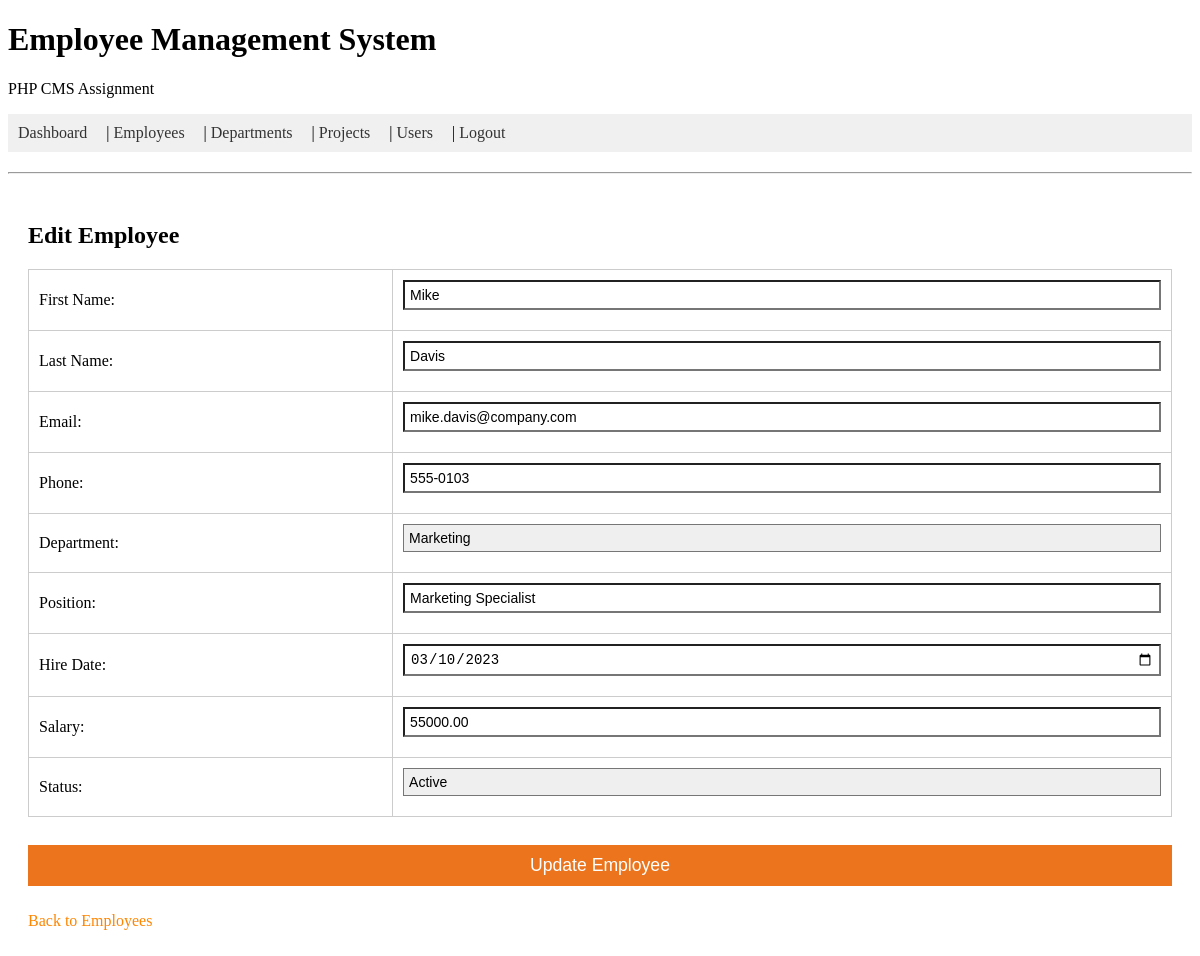
The app's page /admin/employees_edit.php?id=3 (signed in) with its own data.
### tables this page shows
CREATE TABLE `employees` (
  `id` int(11) NOT NULL,
  `first_name` varchar(100) NOT NULL,
  `last_name` varchar(100) NOT NULL,
  `email` varchar(100) DEFAULT NULL,
  `phone` varchar(20) DEFAULT NULL,
  `department` varchar(100) DEFAULT NULL,
  `position` varchar(100) DEFAULT NULL,
  `hire_date` date DEFAULT NULL,
  `salary` decimal(10,2) DEFAULT NULL,
  `photo` longtext,
  `status` enum('Active','Inactive','On Leave') DEFAULT 'Active',
  `date` timestamp NOT NULL DEFAULT CURRENT_TIMESTAMP,
  `clocked_in` tinyint(1) NOT NULL DEFAULT '0'
);

### admin/employees_edit.php (the view, shortened to what this page needs)
<?php
include( 'includes/database.php' );
$id = $_GET['id'];
$query = 'SELECT * FROM employees WHERE id = '.$id.' LIMIT 1';
$result = mysqli_query( $connect, $query );
if( mysqli_num_rows( $result ) )
{
  $record = mysqli_fetch_assoc( $result );
}
else
{
  set_message( 'Employee not found' );
  header( 'Location: employees.php' );
  die();
}
include( 'includes/header.php' );
?>
<h2>Edit Employee</h2>
<form method="post">
  <table>
    <tr>
      <td>First Name:</td>
      <td><input type="text" name="first_name" value="<?php echo $record['first_name']; ?>" required></td>
    </tr>
    <tr>
      <td>Last Name:</td>
      <td><input type="text" name="last_name" value="<?php echo $record['last_name']; ?>" required></td>
    </tr>
    <tr>
      <td>Email:</td>
      <td><input type="email" name="email" value="<?php echo $record['email']; ?>" required></td>
    </tr>
    <tr>
      <td>Phone:</td>
      <td><input type="text" name="phone" value="<?php echo $record['phone']; ?>"></td>
    </tr>
    <tr>
      <td>Department:</td>
      <td>
        <select name="department">
          <option value="Marketing" <?php echo ($record['department'] == 'Marketing') ? 'selected' : ''; ?>>Marketing</option>
        </select>
      </td>
    </tr>
    <tr>
      <td>Position:</td>
      <td><input type="text" name="position" value="<?php echo $record['position']; ?>"></td>
    </tr>
    <tr>
      <td>Hire Date:</td>
      <td><input type="date" name="hire_date" value="<?php echo $record['hire_date']; ?>"></td>
    </tr>
    <tr>
      <td>Salary:</td>
      <td><input type="number" name="salary" step="0.01" value="<?php echo $record['salary']; ?>"></td>
    </tr>
    <tr>
      <td>Status:</td>
      <td>
        <select name="status">
          <option value="Active" <?php echo ($record['status'] == 'Active') ? 'selected' : ''; ?>>Active</option>
        </select>
      </td>
    </tr>
  </table>
  <br>
  <input type="submit" value="Update Employee">
</form>
<p>
  <a href="employees.php">Back to Employees</a>
</p>
<?php
include( 'includes/footer.php' );
?>

### admin/styles.css (style rules this page uses)
a:link, a:active, a:hover, a:visited { text-decoration: none; color: #FF8500; }
table { width: 100%; border: 1px solid #ccc; border-spacing: 0; border-collapse: collapse; }
td, th { border: 1px solid #ccc; padding: 10px; }
select { -webkit-appearance: none; -moz-appearance: none; appearance: none; font-size: 14px; padding: 5px; width: 100%; margin: 0 0 10px 0; box-sizing: border-box; border-radius: 0; }
input { border-radius: 0; font-size: 14px; padding: 5px; width: 100%; margin: 0 0 10px 0; box-sizing: border-box; }
input[type=submit] { border: 0; background-color: #eb741d; color: #fff; padding: 10px 10px; font-size: 110%; margin-top: 10px; }

### records on screen
employees: first_name "Mike", last_name "Davis", email "mike.davis@company.com", phone "555-0103", department "Marketing", position "Marketing Specialist", hire_date "03/10/2023", salary "55000.00", status "Active"
